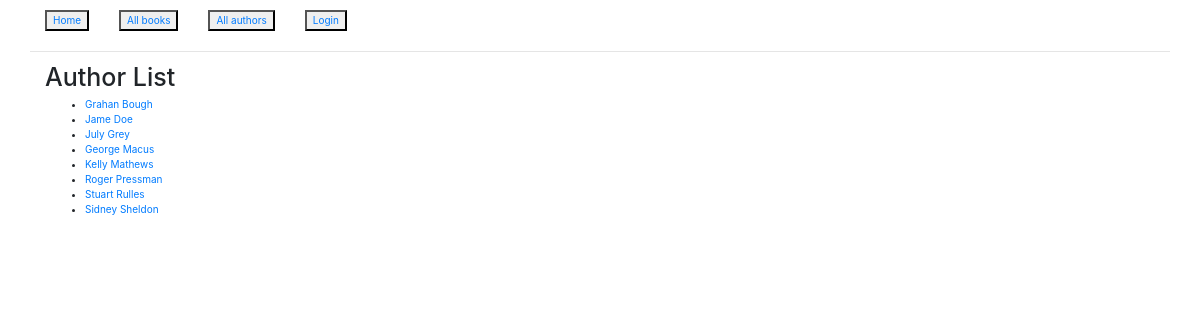
The app's page /catalog/authors/, older data.
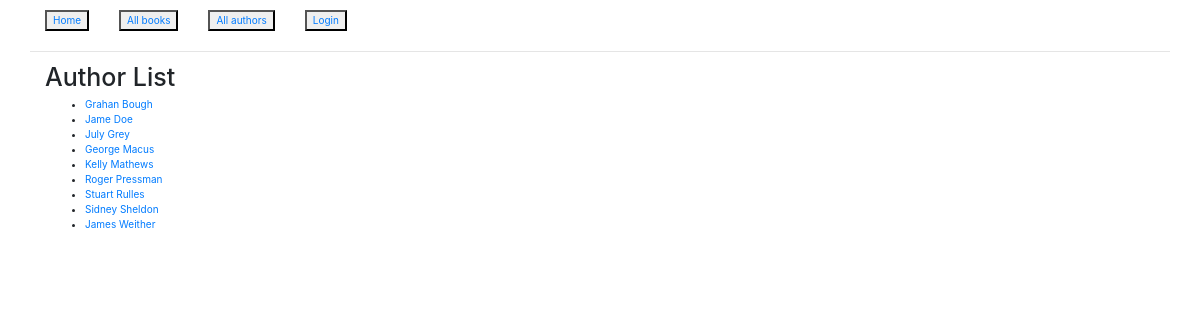
The same page, newer data.
### catalog/models.py (models this page shows, shortened)
class Author(models.Model):
    first_name = models.CharField(max_length=100)
    last_name = models.CharField(max_length=100)
    date_of_birth = models.DateField(null=True, blank=True)
    date_of_death = models.DateField('Died', null=True, blank=True)
    def get_absolute_url(self):
        return reverse('author-detail', args=[str(self.id)])
    class Meta:
        ordering = ['last_name']

### catalog/views.py (the view)
class AuthorListView(generic.ListView):
    model = Author
    paginate_by = 10

### catalog/templates/catalog/author_list.html (shortened to what this page needs)
{% extends "base_generic.html" %}
{% block content %}
    <h1>Author List</h1>
    {% if author_list %}
        <ul>
        {% for author in author_list %}
            <li><a href="{{ author.get_absolute_url }}">{{ author.first_name }} {{ author.last_name }}</a>
            </li>
        {% endfor %}
        </ul>
    {% else %}
        <p>There are no authors in the library</p>
    {% endif %}
{% endblock %}

Row changes from the older to the newer data that the page shows:
added Author: first_name "James", last_name "Weither"
